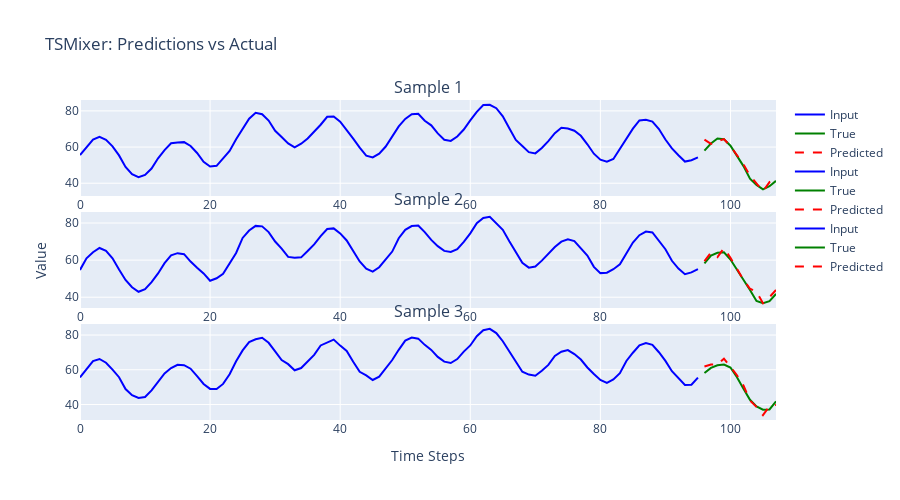

The notebook cell this image was saved under:
### Markdown cell above
## 5. Model Serialization and Loading

### Code cell
# Visualize predictions using KMRPlotter
fig = KMRPlotter.plot_timeseries(
    X=X_test,
    y_true=y_test,
    y_pred=predictions,
    n_samples_to_plot=3,
    feature_idx=0,
    title='TSMixer: Predictions vs Actual'
)
fig.show()

### Figure 1 — Plotly figure (JSON) as saved in the notebook; plotly's stock layout.template omitted (floating-point values rounded to 4 significant figures)
{"data": [{"line": {"color": "blue", "width": 2}, "mode": "lines", "name": "Input", "type": "scatter", "x": [0, 1, 2, 3, 4, 5, 6, 7, 8, 9, 10, 11, 12, 13, 14, 15, 16, 17, 18, 19, 20, 21, 22, 23, 24, 25, 26, 27, 28, 29, 30, 31, 32, 33, 34, 35, 36, 37, 38, 39, 40, 41, 42, 43, 44, 45, 46, 47, 48, 49, 50, 51, 52, 53, 54, 55, 56, 57, 58, 59, 60, 61, 62, 63, 64, 65, 66, 67, 68, 69, 70, 71, 72, 73, 74, 75, 76, 77, 78, 79, 80, 81, 82, 83, 84, 85, 86, 87, 88, 89, 90, 91, 92, 93, 94, 95], "xaxis": "x", "y": [55.54, 59.97, 64.16, 65.61, 64.03, 60.39, 55.38, 49.0, 45.01, 43.4, 44.62, 48.11, 53.77, 58.35, 62.07, 62.53, 62.72, 60.58, 56.72, 51.84, 49.27, 49.61, 53.49, 57.88, 64.35, 70.14, 75.69, 78.94, 78.12, 74.65, 69.0, 65.58, 61.99, 59.85, 61.83, 64.72, 68.46, 72.34, 76.72, 76.87, 74.04, 69.64, 64.69, 59.67, 55.26, 54.3, 56.36, 60.29, 65.67, 71.38, 75.54, 78.12, 78.41, 74.55, 72.0, 67.56, 64.07, 63.41, 65.85, 69.69, 74.73, 79.45, 83.28, 83.36, 81.48, 76.97, 70.34, 63.97, 60.57, 57.16, 56.5, 59.47, 63.3, 67.7, 70.67, 70.24, 69.02, 66.21, 61.53, 56.33, 53.01, 51.97, 53.44, 59.12, 64.37, 70.2, 74.75, 75.06, 74.09, 69.96, 64.15, 59.25, 55.47, 51.97, 52.73, 54.27], "yaxis": "y"}, {"line": {"color": "green", "width": 2}, "mode": "lines", "name": "True", "type": "scatter", "x": [96, 97, 98, 99, 100, 101, 102, 103, 104, 105, 106, 107], "xaxis": "x", "y": [58.01, 61.95, 64.75, 64.3, 60.76, 55.28, 49.47, 42.53, 39.09, 36.62, 38.34, 41.3], "yaxis": "y"}, {"line": {"color": "red", "dash": "dash", "width": 2}, "mode": "lines", "name": "Predicted", "type": "scatter", "x": [96, 97, 98, 99, 100, 101, 102, 103, 104, 105, 106, 107], "xaxis": "x", "y": [64.14, 61.72, 63.25, 64.37, 60.51, 55.26, 50.48, 44.15, 39.82, 35.6, 40.63, 42.03], "yaxis": "y"}, {"line": {"color": "blue", "width": 2}, "mode": "lines", "name": "Input", "type": "scatter", "x": [0, 1, 2, 3, 4, 5, 6, 7, 8, 9, 10, 11, 12, 13, 14, 15, 16, 17, 18, 19, 20, 21, 22, 23, 24, 25, 26, 27, 28, 29, 30, 31, 32, 33, 34, 35, 36, 37, 38, 39, 40, 41, 42, 43, 44, 45, 46, 47, 48, 49, 50, 51, 52, 53, 54, 55, 56, 57, 58, 59, 60, 61, 62, 63, 64, 65, 66, 67, 68, 69, 70, 71, 72, 73, 74, 75, 76, 77, 78, 79, 80, 81, 82, 83, 84, 85, 86, 87, 88, 89, 90, 91, 92, 93, 94, 95], "xaxis": "x2", "y": [54.72, 60.95, 64.23, 66.55, 65.03, 60.95, 54.94, 49.32, 45.37, 42.93, 44.32, 48.17, 52.83, 58.36, 62.6, 63.76, 63.2, 59.23, 55.92, 52.84, 48.87, 50.23, 52.67, 58.2, 63.89, 71.97, 75.98, 78.46, 78.2, 75.12, 70.03, 66.2, 61.74, 61.3, 61.49, 64.89, 68.51, 72.97, 76.73, 77.1, 74.4, 70.59, 65.27, 59.25, 55.33, 53.79, 56.16, 60.35, 64.61, 71.79, 76.32, 78.35, 78.63, 75.08, 70.89, 67.53, 64.99, 64.42, 65.94, 69.88, 74.45, 79.95, 82.68, 83.35, 80.05, 76.35, 70.17, 64.15, 58.51, 55.95, 56.56, 59.72, 63.54, 67.02, 69.95, 71.28, 70.26, 66.18, 62.44, 56.37, 53.0, 53.22, 55.11, 57.78, 63.93, 69.46, 73.45, 75.36, 74.9, 70.11, 65.85, 59.64, 55.43, 52.43, 53.39, 55.15], "yaxis": "y2"}, {"line": {"color": "green", "width": 2}, "mode": "lines", "name": "True", "type": "scatter", "x": [96, 97, 98, 99, 100, 101, 102, 103, 104, 105, 106, 107], "xaxis": "x2", "y": [58.2, 62.42, 63.93, 64.18, 60.32, 55.02, 49.24, 43.89, 37.98, 36.79, 37.83, 41.81], "yaxis": "y2"}, {"line": {"color": "red", "dash": "dash", "width": 2}, "mode": "lines", "name": "Predicted", "type": "scatter", "x": [96, 97, 98, 99, 100, 101, 102, 103, 104, 105, 106, 107], "xaxis": "x2", "y": [59.48, 63.98, 61.64, 66.44, 61.27, 55.62, 49.39, 44.58, 42.86, 36.78, 40.01, 43.93], "yaxis": "y2"}, {"line": {"color": "blue", "width": 2}, "mode": "lines", "name": "Input", "type": "scatter", "x": [0, 1, 2, 3, 4, 5, 6, 7, 8, 9, 10, 11, 12, 13, 14, 15, 16, 17, 18, 19, 20, 21, 22, 23, 24, 25, 26, 27, 28, 29, 30, 31, 32, 33, 34, 35, 36, 37, 38, 39, 40, 41, 42, 43, 44, 45, 46, 47, 48, 49, 50, 51, 52, 53, 54, 55, 56, 57, 58, 59, 60, 61, 62, 63, 64, 65, 66, 67, 68, 69, 70, 71, 72, 73, 74, 75, 76, 77, 78, 79, 80, 81, 82, 83, 84, 85, 86, 87, 88, 89, 90, 91, 92, 93, 94, 95], "xaxis": "x3", "y": [55.58, 60.44, 64.96, 66.23, 64.07, 60.06, 55.72, 48.88, 45.38, 43.74, 44.32, 48.1, 53.08, 57.93, 60.97, 62.89, 62.64, 60.63, 56.29, 51.85, 48.98, 48.86, 51.84, 57.4, 64.88, 71.15, 75.98, 77.55, 78.41, 75.53, 70.61, 65.58, 63.24, 59.73, 60.98, 64.84, 68.61, 74.02, 75.55, 77.4, 73.93, 70.82, 64.59, 58.81, 56.8, 54.11, 56.05, 60.75, 65.62, 71.49, 76.82, 78.56, 77.93, 74.36, 71.47, 67.43, 64.69, 63.88, 66.16, 70.49, 74.01, 79.31, 82.8, 83.61, 81.14, 76.46, 70.64, 64.07, 58.9, 57.22, 56.54, 59.49, 62.82, 67.93, 70.37, 71.38, 69.04, 65.89, 61.32, 57.56, 54.11, 52.49, 54.42, 58.07, 65.09, 69.81, 74.03, 75.34, 74.39, 70.12, 65.1, 59.16, 55.03, 51.24, 51.35, 55.48], "yaxis": "y3"}, {"line": {"color": "green", "width": 2}, "mode": "lines", "name": "True", "type": "scatter", "x": [96, 97, 98, 99, 100, 101, 102, 103, 104, 105, 106, 107], "xaxis": "x3", "y": [58.09, 61.1, 62.58, 63.03, 61.27, 55.65, 49.13, 42.71, 38.89, 36.98, 37.14, 41.8], "yaxis": "y3"}, {"line": {"color": "red", "dash": "dash", "width": 2}, "mode": "lines", "name": "Predicted", "type": "scatter", "x": [96, 97, 98, 99, 100, 101, 102, 103, 104, 105, 106, 107], "xaxis": "x3", "y": [61.85, 63.0, 63.11, 66.39, 61.6, 56.86, 50.93, 42.27, 38.64, 33.83, 39.06, 39.74], "yaxis": "y3"}], "layout": {"annotations": [{"font": {"size": 16}, "showarrow": false, "text": "Sample 1", "x": 0.5, "xanchor": "center", "xref": "paper", "y": 1, "yanchor": "bottom", "yref": "paper"}, {"font": {"size": 16}, "showarrow": false, "text": "Sample 2", "x": 0.5, "xanchor": "center", "xref": "paper", "y": 0.65, "yanchor": "bottom", "yref": "paper"}, {"font": {"size": 16}, "showarrow": false, "text": "Sample 3", "x": 0.5, "xanchor": "center", "xref": "paper", "y": 0.3, "yanchor": "bottom", "yref": "paper"}], "height": 500, "showlegend": true, "title": {"text": "TSMixer: Predictions vs Actual"}, "xaxis": {"anchor": "y", "domain": [0, 1]}, "xaxis2": {"anchor": "y2", "domain": [0, 1]}, "xaxis3": {"anchor": "y3", "domain": [0, 1], "title": {"text": "Time Steps"}}, "yaxis": {"anchor": "x", "domain": [0.7, 1]}, "yaxis2": {"anchor": "x2", "domain": [0.35, 0.65], "title": {"text": "Value"}}, "yaxis3": {"anchor": "x3", "domain": [0, 0.3]}}}
